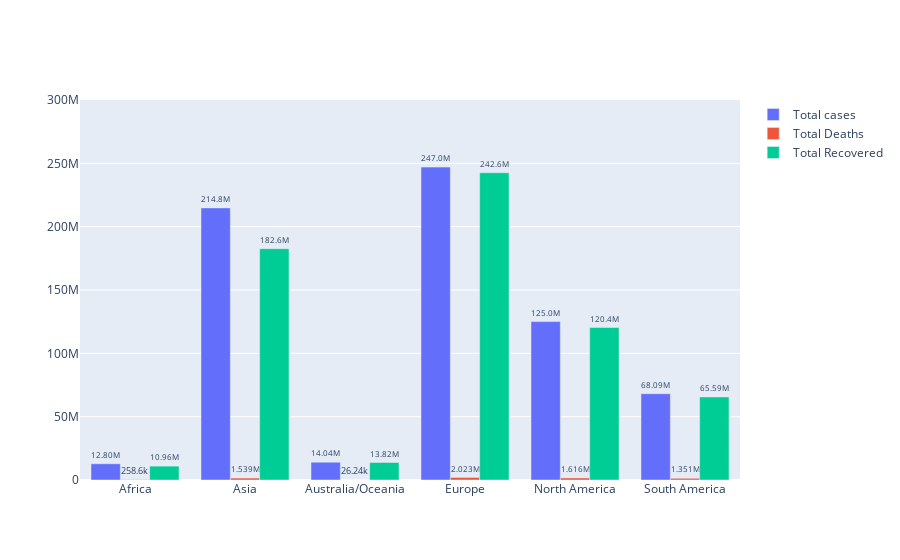

Source (notebook cell):
### Markdown cell above
`Comment:` 
- Recovered rate is high in all continents.
- Asia has highest total cases but the number of recovered and deaths is near to America and Europe.
-

### Code cell
fig=go.Figure(data=[
      go.Bar(name='Total cases',x=Continent.index,y=Continent['Total Cases'],text=Continent['Total Cases']),
      go.Bar(name='Total Deaths',x=Continent.index,y=Continent['Total Deaths'],text=Continent['Total Deaths']),
      go.Bar(name='Total Recovered',x=Continent.index,y=Continent['Total Recovered'],text=Continent['Total Recovered'])
   ])
fig.update_layout(barmode='group')
fig.update_traces(texttemplate='%{text:.4s}', textposition='outside')
fig.update_layout(yaxis_range=[0,300000000])
fig.show()

### Figure 1 — Plotly figure (JSON) as saved in the notebook; plotly's stock layout.template omitted (floating-point values rounded to 4 significant figures)
{"data": [{"name": "Total cases", "text": [12802223, 214819047, 14039060, 247023846, 125046486, 68091121], "textposition": "outside", "texttemplate": "%{text:.4s}", "type": "bar", "x": ["Africa", "Asia", "Australia/Oceania", "Europe", "North America", "South America"], "y": [12802223, 214819047, 14039060, 247023846, 125046486, 68091121]}, {"name": "Total Deaths", "text": [258615, 1538868, 26243, 2023023, 1615689, 1351202], "textposition": "outside", "texttemplate": "%{text:.4s}", "type": "bar", "x": ["Africa", "Asia", "Australia/Oceania", "Europe", "North America", "South America"], "y": [258615, 1538868, 26243, 2023023, 1615689, 1351202]}, {"name": "Total Recovered", "text": [10960262, 182634450, 13815896, 242554318, 120382331, 65588188], "textposition": "outside", "texttemplate": "%{text:.4s}", "type": "bar", "x": ["Africa", "Asia", "Australia/Oceania", "Europe", "North America", "South America"], "y": [10960262, 182634450, 13815896, 242554318, 120382331, 65588188]}], "layout": {"barmode": "group", "yaxis": {"range": [0, 300000000]}}}
